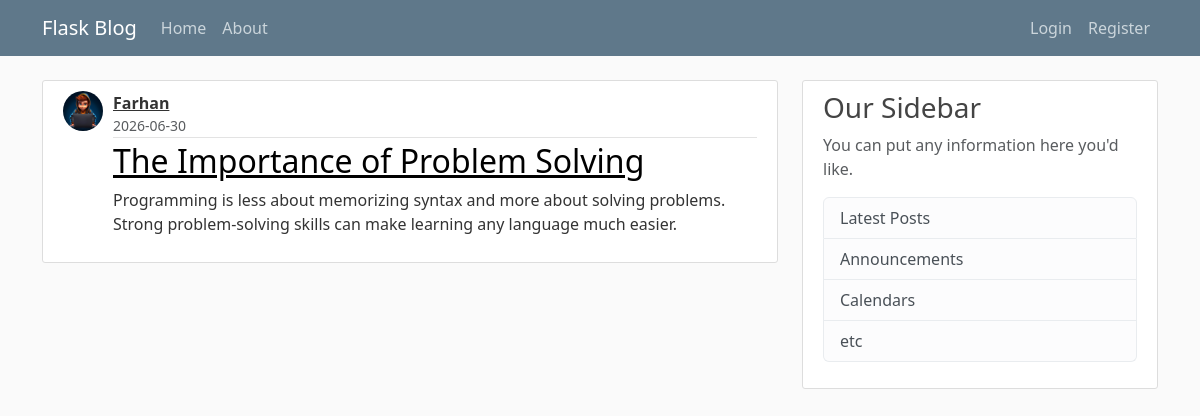
The page /post/5 on the database its author committed.
### app/models.py (models this page shows, shortened)
class User(db.Model, UserMixin):
    id = db.Column(db.Integer, primary_key = True)
    username = db.Column(db.String(20), unique = True, nullable = False)
    email = db.Column(db.String(120), unique = True, nullable = False)
    image_file = db.Column(db.String(20), nullable = False, default = 'default.jpg')
    password = db.Column(db.String(60), nullable = False)
    posts = db.relationship('Post', backref = 'author', lazy = True)

class Post(db.Model):
    id = db.Column(db.Integer, primary_key = True)
    title = db.Column(db.String(100), nullable = False)
    date_posted = db.Column(db.DateTime, nullable = False, default = datetime.utcnow )
    content = db.Column(db.Text, nullable = False)
    user_id = db.Column(db.Integer, db.ForeignKey('user.id'), nullable=False)

### app/routes.py (the view)
@app.route("/post/<int:post_id>")
def post(post_id):
     post = Post.query.get_or_404(post_id)
     return render_template('post.html', title = post.title, post = post)

### app/templates/post.html (shortened to what this page needs)
{% extends "layout.html"%}
{% block content %}
<article class="media content-section">
    <img class="rounded-circle post-avatar"
        src="{{ url_for('static', filename='profile_pics/' + post.author.image_file) }}">
    <div class="media-body">
        <div class="article-metadata">
            <div class="author-block">
                <a class="author-name" href="#">{{ post.author.username }}</a>
                <small class="text-muted d-block">
                    {{ post.date_posted.strftime('%Y-%m-%d') }}
                </small>
            </div>
        </div>
        <h2 class="article-title"> <a href="{{ url_for('post', post_id = post.id)}}">{{ post.title }}</a></h2>
        <p class="article-content">{{ post.content }}</p>
    </div>
</article>
{% endblock content %}

### app/Static/main.css (style rules this page uses)
body { background: #fafafa; color: #333333; margin-top: 5rem; }
h1, h2, h3, h4, h5, h6 { color: #444444; }
.content-section { background: #ffffff; padding: 10px 20px; border: 1px solid #dddddd; border-radius: 3px; margin-bottom: 20px; }
.article-title a { color: black; }
.article-content { white-space: pre-line; }
.article-metadata { padding-bottom: 1px; margin-bottom: 4px; border-bottom: 1px solid #e3e3e3 }
.post-avatar { width: 40px; height: 40px; border-radius: 50%; object-fit: cover; margin-right: 10px; }
.article-metadata { padding-bottom: 1px; margin-bottom: 4px; border-bottom: 1px solid #e3e3e3; }
.author-block { display: flex; flex-direction: column; }
.author-name { font-weight: bold; color: #333; }
.media { display: flex; align-items: flex-start; }
.media-body { flex: 1; }

### rows shown on the page
User: image_file (picture), author.username "Farhan"
Post: date_posted "2026-06-30", title "The Importance of Problem Solving", content "Programming is less about memorizing syntax and more about solving problems. Strong problem-solving skills can make learning any language much easier."
